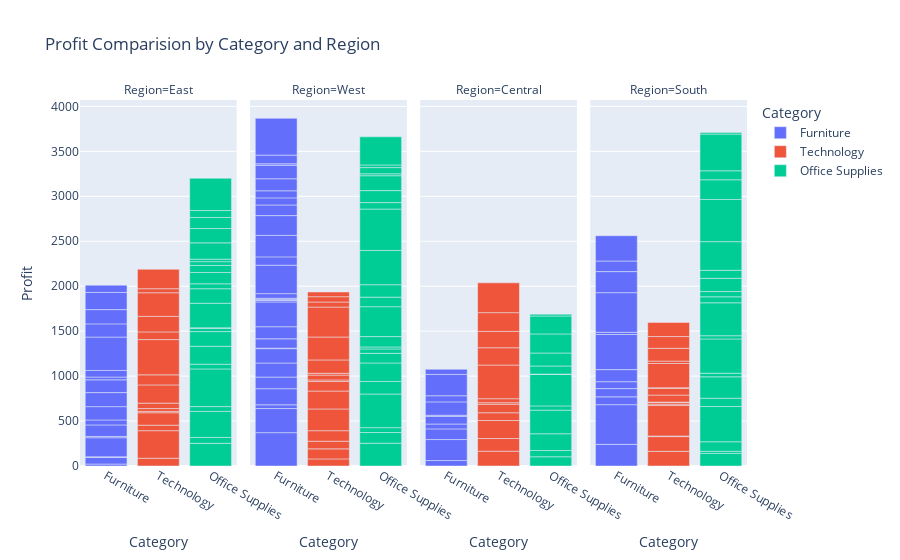

Notebook code for this chart:
### Code cell
## Facet Chart - Profit by Category across Regions

fig6 = px.bar(
df,
    x = "Category",
    y = "Profit",
    color = "Category",
    facet_col = "Region",
    title = "Profit Comparision by Category and Region"
)

fig6.show()

### Figure 1 — Plotly figure (JSON) as saved in the notebook; plotly's stock layout.template omitted (floating-point values rounded to 4 significant figures)
{"data": [{"alignmentgroup": "True", "hovertemplate": "Category=%{x}<br>Region=East<br>Profit=%{y}<extra></extra>", "legendgroup": "Furniture", "marker": {"color": "#636efa", "pattern": {"shape": ""}}, "name": "Furniture", "offsetgroup": "Furniture", "orientation": "v", "showlegend": true, "textposition": "auto", "type": "bar", "x": ["Furniture", "Furniture", "Furniture", "Furniture", "Furniture", "Furniture", "Furniture", "Furniture", "Furniture", "Furniture", "Furniture", "Furniture", "Furniture", "Furniture", "Furniture", "Furniture", "Furniture"], "xaxis": "x", "y": [21.53, 73.2, 7.28, 212.4, 14.52, 127.9, 55.36, 148.2, 156.1, 142, 30.85, 73.49, 371.4, 146.5, 158.8, 191.0, 80.91], "yaxis": "y"}, {"alignmentgroup": "True", "hovertemplate": "Category=%{x}<br>Region=West<br>Profit=%{y}<extra></extra>", "legendgroup": "Furniture", "marker": {"color": "#636efa", "pattern": {"shape": ""}}, "name": "Furniture", "offsetgroup": "Furniture", "orientation": "v", "showlegend": false, "textposition": "auto", "type": "bar", "x": ["Furniture", "Furniture", "Furniture", "Furniture", "Furniture", "Furniture", "Furniture", "Furniture", "Furniture", "Furniture", "Furniture", "Furniture", "Furniture", "Furniture", "Furniture", "Furniture", "Furniture", "Furniture", "Furniture", "Furniture", "Furniture", "Furniture", "Furniture", "Furniture", "Furniture", "Furniture", "Furniture"], "xaxis": "x2", "y": [371.0, 268.2, 41.62, 179.1, 129.0, 156.7, 159.6, 5.64, 103.7, 134.7, 275.3, 16, 10.07, 15.51, 51.01, 316.3, 92.63, 238.9, 220.4, 117.9, 79.05, 78.8, 134.1, 150.3, 16.14, 96.41, 409.4], "yaxis": "y2"}, {"alignmentgroup": "True", "hovertemplate": "Category=%{x}<br>Region=Central<br>Profit=%{y}<extra></extra>", "legendgroup": "Furniture", "marker": {"color": "#636efa", "pattern": {"shape": ""}}, "name": "Furniture", "offsetgroup": "Furniture", "orientation": "v", "showlegend": false, "textposition": "auto", "type": "bar", "x": ["Furniture", "Furniture", "Furniture", "Furniture", "Furniture", "Furniture", "Furniture", "Furniture", "Furniture", "Furniture"], "xaxis": "x3", "y": [60.64, 233.5, 118.7, 53.91, 85.64, 11.93, 148.8, 68.35, 237.2, 57.07], "yaxis": "y3"}, {"alignmentgroup": "True", "hovertemplate": "Category=%{x}<br>Region=South<br>Profit=%{y}<extra></extra>", "legendgroup": "Furniture", "marker": {"color": "#636efa", "pattern": {"shape": ""}}, "name": "Furniture", "offsetgroup": "Furniture", "orientation": "v", "showlegend": false, "textposition": "auto", "type": "bar", "x": ["Furniture", "Furniture", "Furniture", "Furniture", "Furniture", "Furniture", "Furniture", "Furniture", "Furniture", "Furniture", "Furniture", "Furniture"], "xaxis": "x4", "y": [240.5, 441.8, 87.07, 91.71, 76.58, 134.4, 390.5, 25.06, 440.4, 234.3, 117.5, 281.4], "yaxis": "y4"}, {"alignmentgroup": "True", "hovertemplate": "Category=%{x}<br>Region=East<br>Profit=%{y}<extra></extra>", "legendgroup": "Technology", "marker": {"color": "#EF553B", "pattern": {"shape": ""}}, "name": "Technology", "offsetgroup": "Technology", "orientation": "v", "showlegend": true, "textposition": "auto", "type": "bar", "x": ["Technology", "Technology", "Technology", "Technology", "Technology", "Technology", "Technology", "Technology", "Technology", "Technology", "Technology", "Technology", "Technology", "Technology", "Technology"], "xaxis": "x", "y": [86.34, 306.5, 60.99, 138.6, 14.46, 31.8, 60.23, 203.2, 112.0, 391.8, 85.43, 172.8, 262.9, 44.91, 216.7], "yaxis": "y"}, {"alignmentgroup": "True", "hovertemplate": "Category=%{x}<br>Region=West<br>Profit=%{y}<extra></extra>", "legendgroup": "Technology", "marker": {"color": "#EF553B", "pattern": {"shape": ""}}, "name": "Technology", "offsetgroup": "Technology", "orientation": "v", "showlegend": false, "textposition": "auto", "type": "bar", "x": ["Technology", "Technology", "Technology", "Technology", "Technology", "Technology", "Technology", "Technology", "Technology", "Technology", "Technology", "Technology", "Technology", "Technology", "Technology", "Technology"], "xaxis": "x2", "y": [79.01, 111.8, 84.75, 117.1, 241.9, 199.2, 106.0, 17.36, 53.95, 19.96, 148.8, 254.7, 333.3, 55.79, 59.49, 52.44], "yaxis": "y2"}, {"alignmentgroup": "True", "hovertemplate": "Category=%{x}<br>Region=Central<br>Profit=%{y}<extra></extra>", "legendgroup": "Technology", "marker": {"color": "#EF553B", "pattern": {"shape": ""}}, "name": "Technology", "offsetgroup": "Technology", "orientation": "v", "showlegend": false, "textposition": "auto", "type": "bar", "x": ["Technology", "Technology", "Technology", "Technology", "Technology", "Technology", "Technology", "Technology", "Technology", "Technology", "Technology", "Technology"], "xaxis": "x3", "y": [164.7, 141.1, 200.2, 86.15, 95.06, 17.31, 43.94, 374.4, 192.5, 181.9, 208.4, 331.6], "yaxis": "y3"}, {"alignmentgroup": "True", "hovertemplate": "Category=%{x}<br>Region=South<br>Profit=%{y}<extra></extra>", "legendgroup": "Technology", "marker": {"color": "#EF553B", "pattern": {"shape": ""}}, "name": "Technology", "offsetgroup": "Technology", "orientation": "v", "showlegend": false, "textposition": "auto", "type": "bar", "x": ["Technology", "Technology", "Technology", "Technology", "Technology", "Technology", "Technology", "Technology", "Technology", "Technology", "Technology", "Technology", "Technology", "Technology", "Technology"], "xaxis": "x4", "y": [163.1, 163.9, 6.93, 338.8, 15.48, 21.1, 1.65, 78.02, 74.06, 6.96, 270.1, 26.87, 142.0, 130.9, 157.7], "yaxis": "y4"}, {"alignmentgroup": "True", "hovertemplate": "Category=%{x}<br>Region=East<br>Profit=%{y}<extra></extra>", "legendgroup": "Office Supplies", "marker": {"color": "#00cc96", "pattern": {"shape": ""}}, "name": "Office Supplies", "offsetgroup": "Office Supplies", "orientation": "v", "showlegend": true, "textposition": "auto", "type": "bar", "x": ["Office Supplies", "Office Supplies", "Office Supplies", "Office Supplies", "Office Supplies", "Office Supplies", "Office Supplies", "Office Supplies", "Office Supplies", "Office Supplies", "Office Supplies", "Office Supplies", "Office Supplies", "Office Supplies", "Office Supplies", "Office Supplies", "Office Supplies", "Office Supplies", "Office Supplies", "Office Supplies", "Office Supplies", "Office Supplies"], "xaxis": "x", "y": [252.7, 64.31, 290.4, 53.33, 419.1, 52.65, 199.2, 163.1, 37.07, 5.25, 273.2, 161.7, 54.57, 126.2, 78.1, 42.19, 27.77, 181.2, 159.8, 122.5, 77.8, 358.8], "yaxis": "y"}, {"alignmentgroup": "True", "hovertemplate": "Category=%{x}<br>Region=West<br>Profit=%{y}<extra></extra>", "legendgroup": "Office Supplies", "marker": {"color": "#00cc96", "pattern": {"shape": ""}}, "name": "Office Supplies", "offsetgroup": "Office Supplies", "orientation": "v", "showlegend": false, "textposition": "auto", "type": "bar", "x": ["Office Supplies", "Office Supplies", "Office Supplies", "Office Supplies", "Office Supplies", "Office Supplies", "Office Supplies", "Office Supplies", "Office Supplies", "Office Supplies", "Office Supplies", "Office Supplies", "Office Supplies", "Office Supplies", "Office Supplies", "Office Supplies", "Office Supplies", "Office Supplies", "Office Supplies", "Office Supplies", "Office Supplies", "Office Supplies"], "xaxis": "x2", "y": [253.4, 119.0, 54.18, 373.9, 140.1, 205.5, 107.2, 48.42, 22.58, 115.2, 332.4, 106.0, 138.5, 381.2, 460.4, 71.96, 133.2, 165.5, 21.19, 69.2, 29.42, 313.1], "yaxis": "y2"}, {"alignmentgroup": "True", "hovertemplate": "Category=%{x}<br>Region=Central<br>Profit=%{y}<extra></extra>", "legendgroup": "Office Supplies", "marker": {"color": "#00cc96", "pattern": {"shape": ""}}, "name": "Office Supplies", "offsetgroup": "Office Supplies", "orientation": "v", "showlegend": false, "textposition": "auto", "type": "bar", "x": ["Office Supplies", "Office Supplies", "Office Supplies", "Office Supplies", "Office Supplies", "Office Supplies", "Office Supplies", "Office Supplies", "Office Supplies", "Office Supplies", "Office Supplies", "Office Supplies"], "xaxis": "x3", "y": [102.5, 70.32, 185.6, 262.6, 47.53, 349.9, 3.96, 89.75, 144.8, 212.2, 199.3, 19.96], "yaxis": "y3"}, {"alignmentgroup": "True", "hovertemplate": "Category=%{x}<br>Region=South<br>Profit=%{y}<extra></extra>", "legendgroup": "Office Supplies", "marker": {"color": "#00cc96", "pattern": {"shape": ""}}, "name": "Office Supplies", "offsetgroup": "Office Supplies", "orientation": "v", "showlegend": false, "textposition": "auto", "type": "bar", "x": ["Office Supplies", "Office Supplies", "Office Supplies", "Office Supplies", "Office Supplies", "Office Supplies", "Office Supplies", "Office Supplies", "Office Supplies", "Office Supplies", "Office Supplies", "Office Supplies", "Office Supplies", "Office Supplies", "Office Supplies", "Office Supplies", "Office Supplies", "Office Supplies", "Office Supplies", "Office Supplies"], "xaxis": "x4", "y": [140.4, 23.36, 105.6, 392.3, 92.28, 237.7, 40.28, 381.2, 35.77, 366.5, 66.51, 58.33, 147.7, 88.97, 318.4, 469.4, 218.9, 100.0, 408.3, 16.56], "yaxis": "y4"}], "layout": {"annotations": [{"font": {}, "showarrow": false, "text": "Region=East", "x": 0.1175, "xanchor": "center", "xref": "paper", "y": 1, "yanchor": "bottom", "yref": "paper"}, {"font": {}, "showarrow": false, "text": "Region=West", "x": 0.3725, "xanchor": "center", "xref": "paper", "y": 1, "yanchor": "bottom", "yref": "paper"}, {"font": {}, "showarrow": false, "text": "Region=Central", "x": 0.6275, "xanchor": "center", "xref": "paper", "y": 1, "yanchor": "bottom", "yref": "paper"}, {"font": {}, "showarrow": false, "text": "Region=South", "x": 0.8825, "xanchor": "center", "xref": "paper", "y": 1, "yanchor": "bottom", "yref": "paper"}], "barmode": "relative", "legend": {"title": {"text": "Category"}, "tracegroupgap": 0}, "title": {"text": "Profit Comparision by Category and Region"}, "xaxis": {"anchor": "y", "categoryarray": ["Furniture", "Technology", "Office Supplies"], "categoryorder": "array", "domain": [0, 0.235], "title": {"text": "Category"}}, "xaxis2": {"anchor": "y2", "categoryarray": ["Furniture", "Technology", "Office Supplies"], "categoryorder": "array", "domain": [0.255, 0.49], "matches": "x", "title": {"text": "Category"}}, "xaxis3": {"anchor": "y3", "categoryarray": ["Furniture", "Technology", "Office Supplies"], "categoryorder": "array", "domain": [0.51, 0.745], "matches": "x", "title": {"text": "Category"}}, "xaxis4": {"anchor": "y4", "categoryarray": ["Furniture", "Technology", "Office Supplies"], "categoryorder": "array", "domain": [0.765, 1.0], "matches": "x", "title": {"text": "Category"}}, "yaxis": {"anchor": "x", "domain": [0, 1], "title": {"text": "Profit"}}, "yaxis2": {"anchor": "x2", "domain": [0, 1], "matches": "y", "showticklabels": false}, "yaxis3": {"anchor": "x3", "domain": [0, 1], "matches": "y", "showticklabels": false}, "yaxis4": {"anchor": "x4", "domain": [0, 1], "matches": "y", "showticklabels": false}}}
